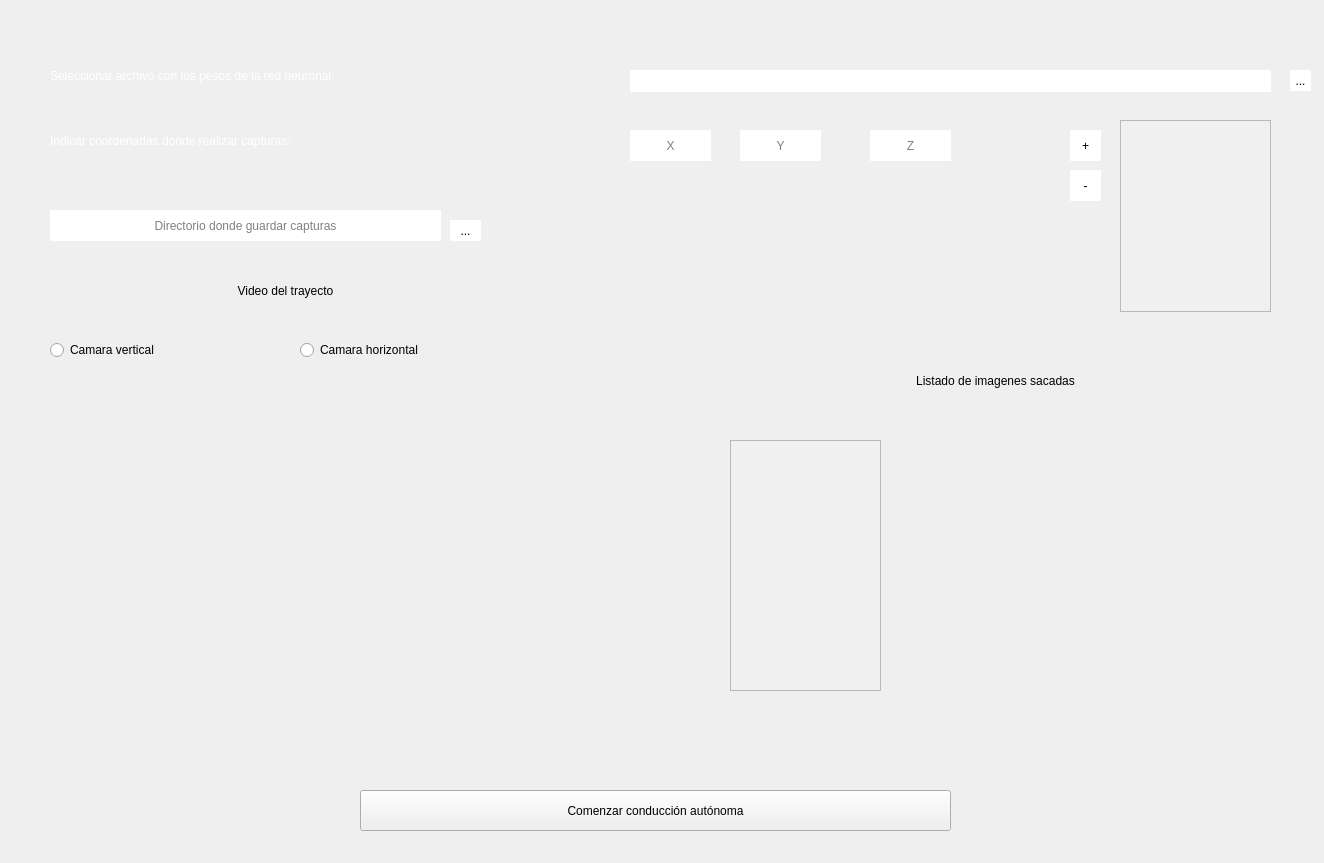
<?xml version="1.0" encoding="UTF-8"?>
<ui version="4.0">
 <class>MainWindow_condAutoSimulador</class>
 <widget class="QMainWindow" name="MainWindow_condAutoSimulador">
  <property name="geometry">
   <rect>
    <x>0</x>
    <y>0</y>
    <width>1324</width>
    <height>863</height>
   </rect>
  </property>
  <property name="minimumSize">
   <size>
    <width>1324</width>
    <height>863</height>
   </size>
  </property>
  <property name="maximumSize">
   <size>
    <width>1324</width>
    <height>863</height>
   </size>
  </property>
  <property name="windowTitle">
   <string>Conducción autónoma</string>
  </property>
  <property name="windowIcon">
   <iconset resource="imagenes/fondoPrincipal.qrc">
    <normaloff>:/cct/droneIcono.jpg</normaloff>:/cct/droneIcono.jpg</iconset>
  </property>
  <property name="styleSheet">
   <string notr="true">
border-image: url(:/cct/redNeuronalEntrenamiento.jpeg);</string>
  </property>
  <widget class="QWidget" name="centralwidget">
   <widget class="QPushButton" name="comenzarConduccion">
    <property name="geometry">
     <rect>
      <x>360</x>
      <y>790</y>
      <width>591</width>
      <height>41</height>
     </rect>
    </property>
    <property name="styleSheet">
     <string notr="true">border-image: url(:/cct/fondoBlanco.jpeg);
font: 75 22pt &quot;MS Shell Dlg 2&quot;;</string>
    </property>
    <property name="text">
     <string>Comenzar conducción autónoma</string>
    </property>
   </widget>
   <widget class="QLineEdit" name="rutaPesos">
    <property name="geometry">
     <rect>
      <x>630</x>
      <y>70</y>
      <width>641</width>
      <height>22</height>
     </rect>
    </property>
    <property name="styleSheet">
     <string notr="true">border-style:solid;
border-image:transparent;
background-color: rgb(255, 255, 255);
color: rgb(0, 0, 0);
font: 14pt &quot;MS Shell Dlg 2&quot;;</string>
    </property>
   </widget>
   <widget class="QPushButton" name="addRutaPesos">
    <property name="geometry">
     <rect>
      <x>1290</x>
      <y>70</y>
      <width>21</width>
      <height>21</height>
     </rect>
    </property>
    <property name="styleSheet">
     <string notr="true">border-style:solid;
border-image: url(:/cct/fondoBlanco.jpeg);
border-image:transparent;
background-color: rgb(255, 255, 255);
font: 14pt &quot;MS Shell Dlg 2&quot;;</string>
    </property>
    <property name="text">
     <string>...</string>
    </property>
   </widget>
   <widget class="QLabel" name="label_3">
    <property name="geometry">
     <rect>
      <x>50</x>
      <y>60</y>
      <width>551</width>
      <height>31</height>
     </rect>
    </property>
    <property name="autoFillBackground">
     <bool>false</bool>
    </property>
    <property name="styleSheet">
     <string notr="true">border-style:solid;
color: rgb(255, 255, 255);
font: 75 14pt &quot;MS Shell Dlg 2&quot;;
border-image:transparent;</string>
    </property>
    <property name="text">
     <string>Seleccionar archivo con los pesos de la red neuronal:</string>
    </property>
   </widget>
   <widget class="QLabel" name="label_5">
    <property name="geometry">
     <rect>
      <x>50</x>
      <y>120</y>
      <width>531</width>
      <height>41</height>
     </rect>
    </property>
    <property name="autoFillBackground">
     <bool>false</bool>
    </property>
    <property name="styleSheet">
     <string notr="true">border-style:solid;
color: rgb(255, 255, 255);
font: 75 14pt &quot;MS Shell Dlg 2&quot;;
border-image:transparent;</string>
    </property>
    <property name="text">
     <string>Indicar coordenadas donde realizar capturas:</string>
    </property>
   </widget>
   <widget class="QLineEdit" name="X">
    <property name="geometry">
     <rect>
      <x>630</x>
      <y>130</y>
      <width>81</width>
      <height>31</height>
     </rect>
    </property>
    <property name="styleSheet">
     <string notr="true">border-style:solid;
border-image:transparent;
background-color: rgb(255, 255, 255);
color: rgb(0, 0, 0);
font: 14pt &quot;MS Shell Dlg 2&quot;;</string>
    </property>
    <property name="alignment">
     <set>Qt::AlignCenter</set>
    </property>
    <property name="placeholderText">
     <string>X</string>
    </property>
   </widget>
   <widget class="QLineEdit" name="Y">
    <property name="geometry">
     <rect>
      <x>740</x>
      <y>130</y>
      <width>81</width>
      <height>31</height>
     </rect>
    </property>
    <property name="styleSheet">
     <string notr="true">border-style:solid;
border-image:transparent;
background-color: rgb(255, 255, 255);
color: rgb(0, 0, 0);
font: 14pt &quot;MS Shell Dlg 2&quot;;</string>
    </property>
    <property name="alignment">
     <set>Qt::AlignCenter</set>
    </property>
    <property name="placeholderText">
     <string>Y</string>
    </property>
   </widget>
   <widget class="QLineEdit" name="Z">
    <property name="geometry">
     <rect>
      <x>870</x>
      <y>130</y>
      <width>81</width>
      <height>31</height>
     </rect>
    </property>
    <property name="styleSheet">
     <string notr="true">border-style:solid;
border-image:transparent;
background-color: rgb(255, 255, 255);
color: rgb(0, 0, 0);
font: 14pt &quot;MS Shell Dlg 2&quot;;</string>
    </property>
    <property name="alignment">
     <set>Qt::AlignCenter</set>
    </property>
    <property name="placeholderText">
     <string>Z</string>
    </property>
   </widget>
   <widget class="QListWidget" name="listaCoordenadas">
    <property name="geometry">
     <rect>
      <x>1120</x>
      <y>120</y>
      <width>151</width>
      <height>192</height>
     </rect>
    </property>
    <property name="styleSheet">
     <string notr="true">background-color: rgb(240, 240, 240);
border-image: none;</string>
    </property>
   </widget>
   <widget class="QPushButton" name="addCoordenada">
    <property name="geometry">
     <rect>
      <x>1070</x>
      <y>130</y>
      <width>31</width>
      <height>31</height>
     </rect>
    </property>
    <property name="styleSheet">
     <string notr="true">border-style:solid;
border-image:transparent;
background-color: rgb(255, 255, 255);
color: rgb(0, 0, 0);
font: 14pt &quot;MS Shell Dlg 2&quot;;</string>
    </property>
    <property name="text">
     <string>+</string>
    </property>
   </widget>
   <widget class="QLineEdit" name="rutaCapturas">
    <property name="geometry">
     <rect>
      <x>50</x>
      <y>210</y>
      <width>391</width>
      <height>31</height>
     </rect>
    </property>
    <property name="styleSheet">
     <string notr="true">border-style:solid;
border-image:transparent;
background-color: rgb(255, 255, 255);
color: rgb(0, 0, 0);
font: 14pt &quot;MS Shell Dlg 2&quot;;</string>
    </property>
    <property name="alignment">
     <set>Qt::AlignCenter</set>
    </property>
    <property name="placeholderText">
     <string>Directorio donde guardar capturas</string>
    </property>
   </widget>
   <widget class="QPushButton" name="addRutaCapturas">
    <property name="geometry">
     <rect>
      <x>450</x>
      <y>220</y>
      <width>31</width>
      <height>21</height>
     </rect>
    </property>
    <property name="styleSheet">
     <string notr="true">border-style:solid;
border-image: url(:/cct/fondoBlanco.jpeg);
border-image:transparent;
background-color: rgb(255, 255, 255);
font: 14pt &quot;MS Shell Dlg 2&quot;;</string>
    </property>
    <property name="text">
     <string>...</string>
    </property>
   </widget>
   <widget class="QLabel" name="imagenTrayecto">
    <property name="geometry">
     <rect>
      <x>50</x>
      <y>380</y>
      <width>461</width>
      <height>351</height>
     </rect>
    </property>
    <property name="text">
     <string/>
    </property>
    <property name="pixmap">
     <pixmap resource="imagenes/fondoPrincipal.qrc">:/cct/droneIcono.jpg</pixmap>
    </property>
    <property name="scaledContents">
     <bool>true</bool>
    </property>
    <property name="alignment">
     <set>Qt::AlignCenter</set>
    </property>
   </widget>
   <widget class="QLabel" name="label_4">
    <property name="geometry">
     <rect>
      <x>40</x>
      <y>270</y>
      <width>491</width>
      <height>41</height>
     </rect>
    </property>
    <property name="styleSheet">
     <string notr="true">font: 87 italic 16pt &quot;Segoe UI Black&quot;;
border-image: url(:/cct/fondoBlanco.jpeg);</string>
    </property>
    <property name="text">
     <string>Video del trayecto</string>
    </property>
    <property name="alignment">
     <set>Qt::AlignCenter</set>
    </property>
   </widget>
   <widget class="QRadioButton" name="seleccionCamaraV">
    <property name="geometry">
     <rect>
      <x>50</x>
      <y>340</y>
      <width>201</width>
      <height>20</height>
     </rect>
    </property>
    <property name="styleSheet">
     <string notr="true">font: 75 14pt &quot;Arial&quot;;
border-image: url(:/cct/fondoBlanco.jpeg);</string>
    </property>
    <property name="text">
     <string>Camara vertical</string>
    </property>
   </widget>
   <widget class="QRadioButton" name="seleccionCamaraH">
    <property name="geometry">
     <rect>
      <x>300</x>
      <y>340</y>
      <width>221</width>
      <height>20</height>
     </rect>
    </property>
    <property name="styleSheet">
     <string notr="true">font: 75 14pt &quot;Arial&quot;;
border-image: url(:/cct/fondoBlanco.jpeg);</string>
    </property>
    <property name="text">
     <string>Camara horizontal</string>
    </property>
   </widget>
   <widget class="QPushButton" name="delCoordenada">
    <property name="geometry">
     <rect>
      <x>1070</x>
      <y>170</y>
      <width>31</width>
      <height>31</height>
     </rect>
    </property>
    <property name="styleSheet">
     <string notr="true">border-style:solid;
border-image:transparent;
background-color: rgb(255, 255, 255);
color: rgb(0, 0, 0);
font: 14pt &quot;MS Shell Dlg 2&quot;;</string>
    </property>
    <property name="text">
     <string>-</string>
    </property>
   </widget>
   <widget class="QListWidget" name="listaImagenes">
    <property name="geometry">
     <rect>
      <x>730</x>
      <y>440</y>
      <width>151</width>
      <height>251</height>
     </rect>
    </property>
    <property name="styleSheet">
     <string notr="true">background-color: rgb(240, 240, 240);
border-image: none;</string>
    </property>
   </widget>
   <widget class="QLabel" name="imagenRealizada">
    <property name="geometry">
     <rect>
      <x>940</x>
      <y>440</y>
      <width>331</width>
      <height>251</height>
     </rect>
    </property>
    <property name="text">
     <string/>
    </property>
    <property name="pixmap">
     <pixmap resource="imagenes/fondoPrincipal.qrc">:/cct/droneIcono.jpg</pixmap>
    </property>
    <property name="scaledContents">
     <bool>true</bool>
    </property>
    <property name="alignment">
     <set>Qt::AlignCenter</set>
    </property>
   </widget>
   <widget class="QLabel" name="label_8">
    <property name="geometry">
     <rect>
      <x>710</x>
      <y>360</y>
      <width>571</width>
      <height>41</height>
     </rect>
    </property>
    <property name="styleSheet">
     <string notr="true">font: 87 italic 16pt &quot;Segoe UI Black&quot;;
border-image: url(:/cct/fondoBlanco.jpeg);</string>
    </property>
    <property name="text">
     <string>Listado de imagenes sacadas</string>
    </property>
    <property name="alignment">
     <set>Qt::AlignCenter</set>
    </property>
   </widget>
  </widget>
 </widget>
 <resources>
  <include location="imagenes/fondoPrincipal.qrc"/>
 </resources>
 <connections/>
</ui>
